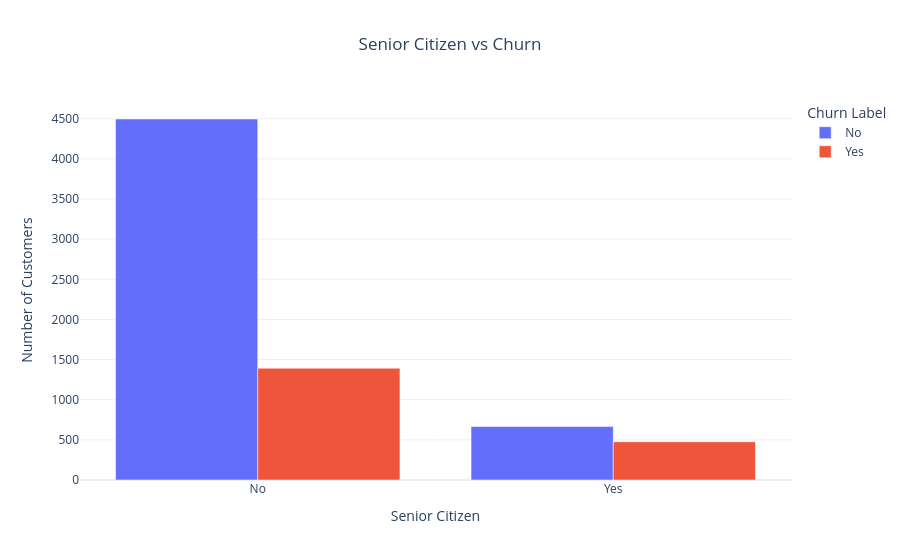

Notebook code for this chart:
### Markdown cell above
### Senior Citizen vs Churn

### Code cell
senior_churn = df.groupby(['Senior Citizen', 'Churn Label']).size().reset_index(name='Count')

fig = px.bar(senior_churn, x='Senior Citizen', y='Count', color='Churn Label', barmode='group',
             title='Senior Citizen vs Churn',
             color_discrete_map={'Yes':'#ef553b', 'No':'#636efa'},
             labels={'Count': 'Number of Customers'})
             
fig.update_layout(title_x=0.5, template='plotly_white')
fig.show()

fig.write_image('../images/senior_citizen_vs_churn.png', scale=2)

### Figure 1 — Plotly figure (JSON) as saved in the notebook; plotly's stock layout.template omitted (floating-point values rounded to 4 significant figures)
{"data": [{"alignmentgroup": "True", "hovertemplate": "Churn Label=No<br>Senior Citizen=%{x}<br>Number of Customers=%{y}<extra></extra>", "legendgroup": "No", "marker": {"color": "#636efa", "pattern": {"shape": ""}}, "name": "No", "offsetgroup": "No", "orientation": "v", "showlegend": true, "textposition": "auto", "type": "bar", "x": ["No", "Yes"], "xaxis": "x", "y": [4497, 666], "yaxis": "y"}, {"alignmentgroup": "True", "hovertemplate": "Churn Label=Yes<br>Senior Citizen=%{x}<br>Number of Customers=%{y}<extra></extra>", "legendgroup": "Yes", "marker": {"color": "#ef553b", "pattern": {"shape": ""}}, "name": "Yes", "offsetgroup": "Yes", "orientation": "v", "showlegend": true, "textposition": "auto", "type": "bar", "x": ["No", "Yes"], "xaxis": "x", "y": [1393, 476], "yaxis": "y"}], "layout": {"barmode": "group", "legend": {"title": {"text": "Churn Label"}, "tracegroupgap": 0}, "title": {"text": "Senior Citizen vs Churn", "x": 0.5}, "xaxis": {"anchor": "y", "domain": [0.0, 1.0], "title": {"text": "Senior Citizen"}}, "yaxis": {"anchor": "x", "domain": [0.0, 1.0], "title": {"text": "Number of Customers"}}}}
